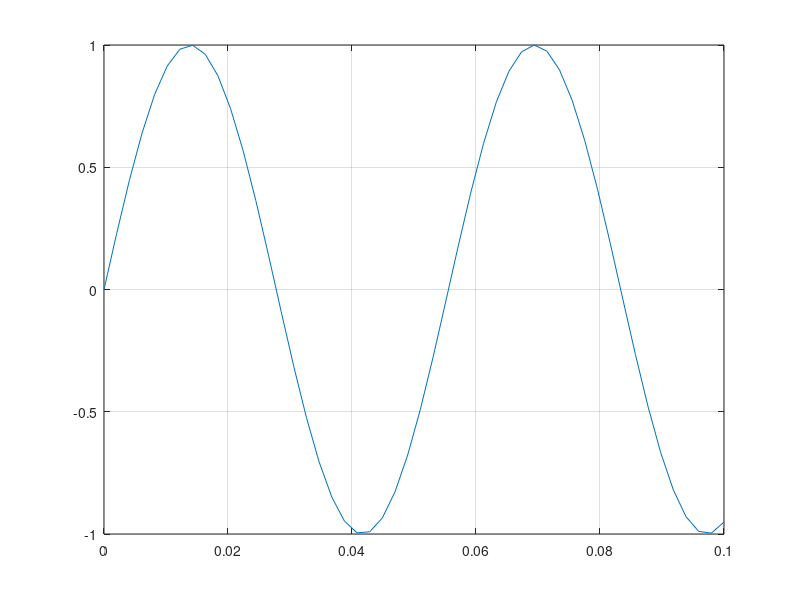

This figure's MATLAB source:
N=50;
fr=18;
T=1/fr; % 2pi
t=0.1;
%Ypi=2*pi*t/T;
Ypi=2*pi*t*fr;
%sample=2*pi/N;
sample=Ypi/N;
ttt=linspace(0,Ypi,N);
%ttt=0:sample:Ypi-sample;
tt=linspace(0,0.1,N);
%tt=0:0.002:0.1-0.002;
funcY=zeros(N,1);
for i=1:50
  funcY(i)=sin(ttt(i));
end
figure(1)
plot(tt,funcY)
grid on